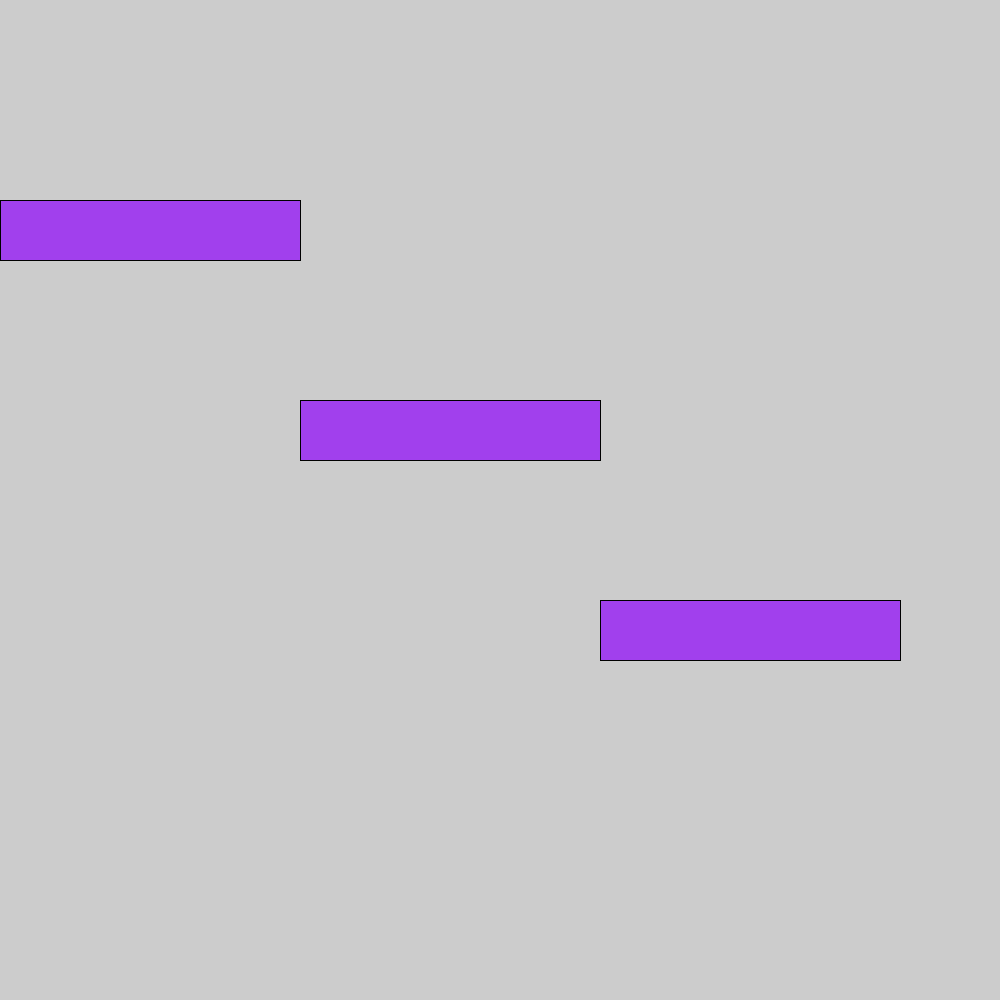
Frame 1 (no input)
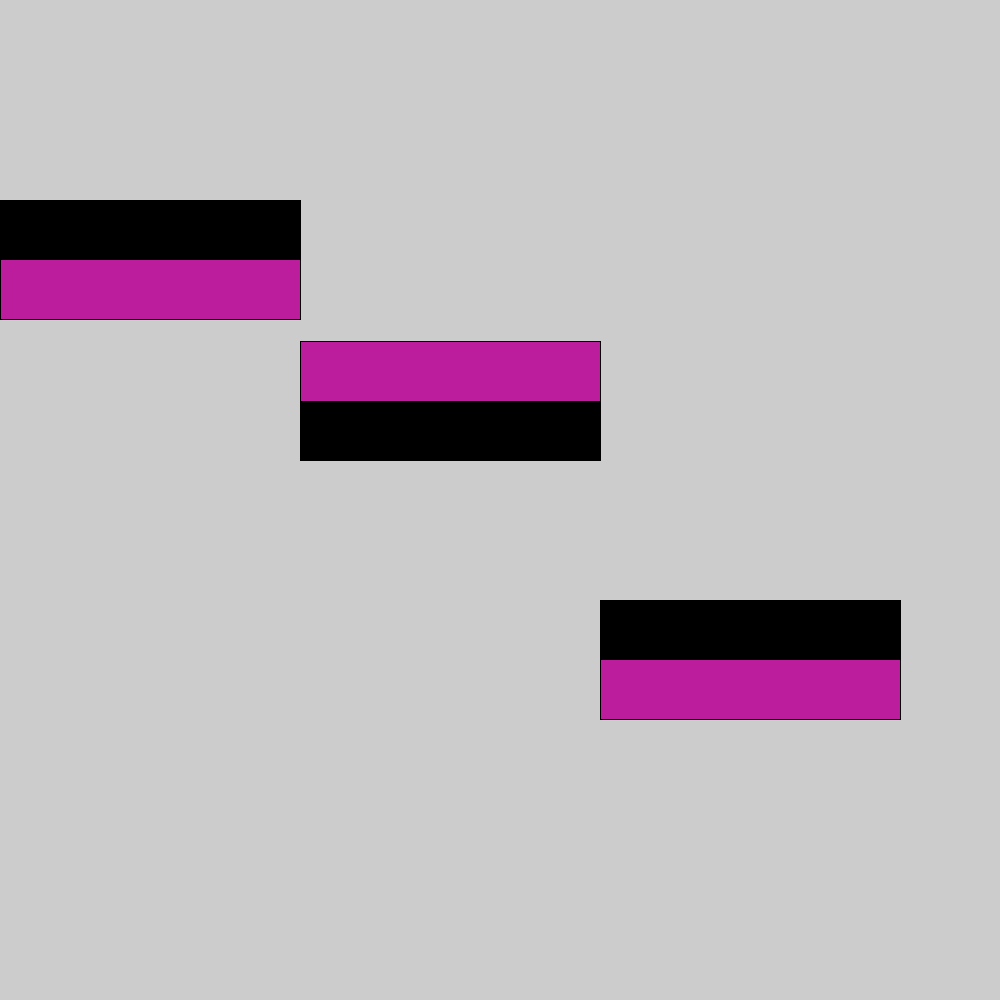
Frame 60 (the mouse pressed at the canvas centre just before this capture)
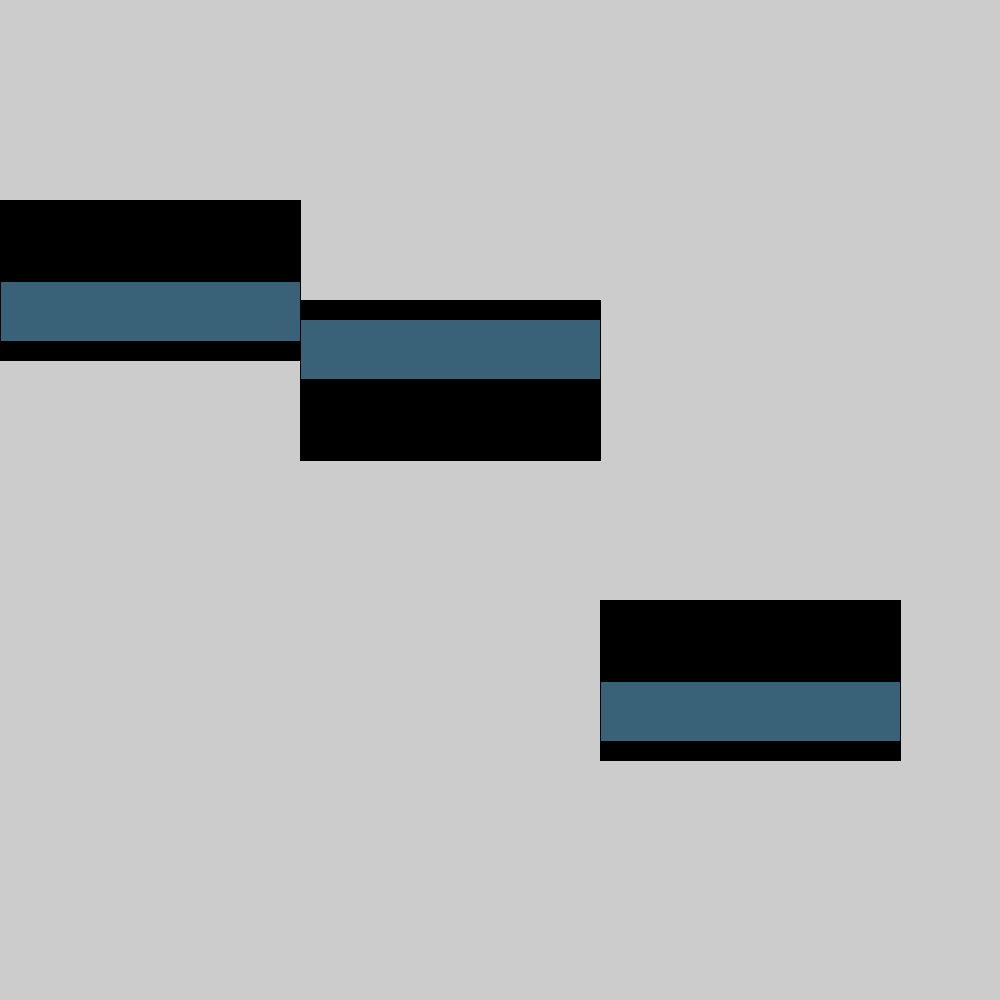
Frame 120 (the mouse held since frame 60 and released just before this capture)

The Processing sketch that drew these frames (run headless with seeded random() and noise(); from frame 60 on, the mouse is pressed at the canvas centre):

// Processing sketch: Moving_Bars
// ── Moving_Bars.pde

int heights[] = {0,0,0};
boolean up[] = {true,false,true};

void setup(){
  size(1000,1000);
}
void draw(){
  
  fill(random(250),random(250),random(250));
  strokeWeight(1);
  
  rect(0,200 + heights[0],300,60);
  rect(300,400 + heights[1],300,60);
  rect(600,600 + heights[2],300,60); 
  
  moveBar(0);
  moveBar(1);
  moveBar(2);
}

void moveBar(int pos){
  
  if(up[pos]){
    heights[pos]++;
  }
  else{
    heights[pos]--;
  }
  if(heights[pos] == 100){
    up[pos] = false;
  }
  else if(heights[pos] == -100){
    up[pos] = true;
  }
}
